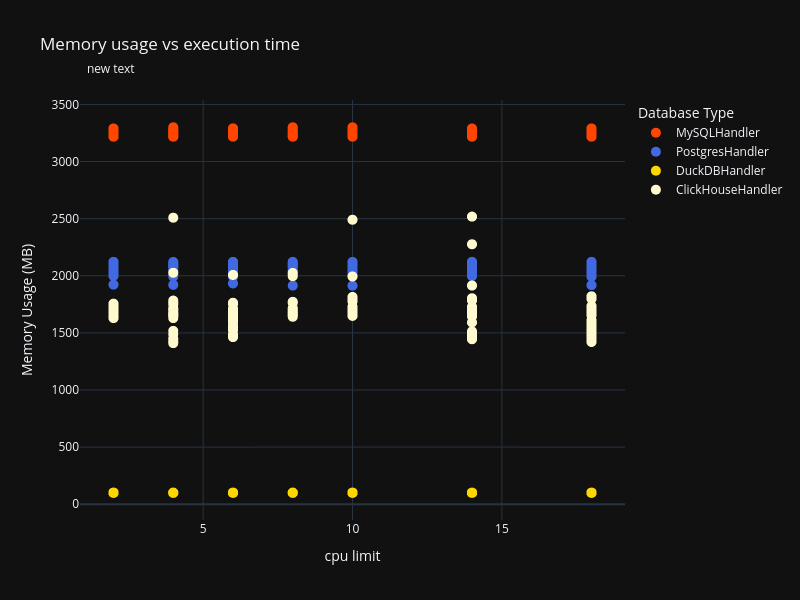

The notebook cell this image was saved under:
### Code cell
mem_ram_execution = px.scatter(
   results_df,
   x='cpu_limit',
   y='memory_usage_mb',
   color='database_type',
   #size='execution_time_ms',
   title='Memory usage vs execution time',
   color_discrete_map=color_map,
   template=template,
   height=600,
   width=800,
   #log_x=True,
   #log_y=True
)

mem_ram_execution.update_traces(marker_size=10)

mem_ram_execution.update_layout(
    xaxis_title="cpu limit",
    yaxis_title="Memory Usage (MB)",
    legend_title="Database Type",

    annotations=[
        dict(xref='paper', yref='paper',
             x=.01, y=1.1,
             showarrow=False,
             #text="Size of marker = memory usage %",
             font=dict(size=12),
             align="left")
    ]   
)
mem_ram_execution.show()

### Figure 1 — Plotly figure (JSON) as saved in the notebook; plotly's stock layout.template omitted (floating-point values rounded to 4 significant figures; data arrays with more than 128 entries replaced by an {"elided": "..."} marker saying what was removed)
{"data": [{"hovertemplate": "database_type=MySQLHandler<br>cpu_limit=%{x}<br>memory_usage_mb=%{y}<extra></extra>", "legendgroup": "MySQLHandler", "marker": {"color": "orangered", "size": 10, "symbol": "circle"}, "mode": "markers", "name": "MySQLHandler", "showlegend": true, "type": "scattergl", "x": {"elided": "294 int values"}, "xaxis": "x", "y": {"elided": "294 float values"}, "yaxis": "y"}, {"hovertemplate": "database_type=PostgresHandler<br>cpu_limit=%{x}<br>memory_usage_mb=%{y}<extra></extra>", "legendgroup": "PostgresHandler", "marker": {"color": "royalblue", "size": 10, "symbol": "circle"}, "mode": "markers", "name": "PostgresHandler", "showlegend": true, "type": "scattergl", "x": {"elided": "294 int values"}, "xaxis": "x", "y": {"elided": "294 float values"}, "yaxis": "y"}, {"hovertemplate": "database_type=DuckDBHandler<br>cpu_limit=%{x}<br>memory_usage_mb=%{y}<extra></extra>", "legendgroup": "DuckDBHandler", "marker": {"color": "gold", "size": 10, "symbol": "circle"}, "mode": "markers", "name": "DuckDBHandler", "showlegend": true, "type": "scattergl", "x": {"elided": "294 int values"}, "xaxis": "x", "y": {"elided": "294 float values"}, "yaxis": "y"}, {"hovertemplate": "database_type=ClickHouseHandler<br>cpu_limit=%{x}<br>memory_usage_mb=%{y}<extra></extra>", "legendgroup": "ClickHouseHandler", "marker": {"color": "lemonchiffon", "size": 10, "symbol": "circle"}, "mode": "markers", "name": "ClickHouseHandler", "showlegend": true, "type": "scattergl", "x": {"elided": "245 int values"}, "xaxis": "x", "y": {"elided": "245 float values"}, "yaxis": "y"}], "layout": {"annotations": [{"align": "left", "font": {"size": 12}, "showarrow": false, "x": 0.01, "xref": "paper", "y": 1.1, "yref": "paper"}], "height": 600, "legend": {"title": {"text": "Database Type"}, "tracegroupgap": 0}, "title": {"text": "Memory usage vs execution time"}, "width": 800, "xaxis": {"anchor": "y", "domain": [0, 1], "title": {"text": "cpu limit"}}, "yaxis": {"anchor": "x", "domain": [0, 1], "title": {"text": "Memory Usage (MB)"}}}}
